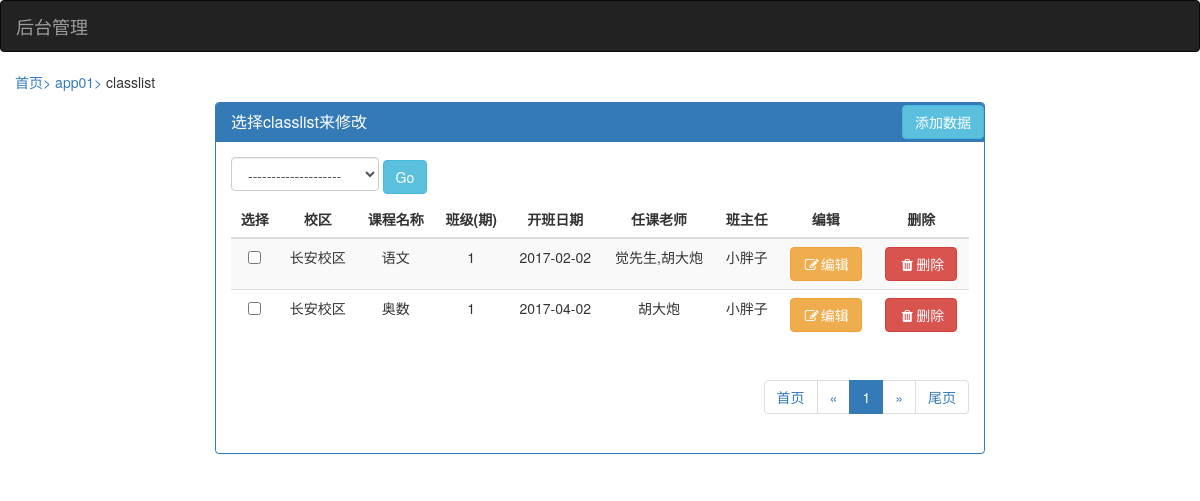
Screenshot of /stark/app01/classlist/ with the database file from the repository.
### app01/models.py (models this page shows)
class School(models.Model):
    title = models.CharField(max_length=32)
    def __str__(self):
        return self.title

class Course(models.Model):
    name = models.CharField(verbose_name='课程名称', max_length=32)
    def __str__(self):
        return self.name

class UserInfo(models.Model):
    name = models.CharField(verbose_name='员工姓名', max_length=16)
    gender = models.IntegerField(choices=((1, "男"), (2, "女")))
    email = models.EmailField(verbose_name='邮箱', max_length=64)
    depart = models.ForeignKey(verbose_name='部门', to="Department", to_field="code")
    user = models.OneToOneField(User)
    def __str__(self):
        return self.name

### stark/service/sites.py (the view, shortened to what this page needs)
    def view_list(self, request):
        model_name = self.model_name
        app_name = self.app_name
        err_msg = ""
        all_data = self.model.objects.all()  # 所有的数据
        search_obj = self.get_search_conditions(request)
        filter_obj = self.get_filter_conditions(request)
        all_data = all_data.filter(search_obj).filter(filter_obj)
        show_list = ShowList(self, request, all_data)
        add_url = self.get_add_url()  # 添加按钮使用的url
        list_url = self.get_list_url()  # filter中all的url
        condition = request.GET.get("condition", "")
        return render(request, "stark/view_list.html", locals())  # 这里我们把ShowList这个类的对象show_list传到模板去渲染

### app01/stark.py (called while the page is built)
    def display_start_data(self, obj=None, is_header=False):
        if is_header:
            return "开班日期"
        return obj.start_date.strftime("%Y-%m-%d")

### stark/service/sites.py (called while the page is built, shortened)
    def get_header(self):
        head_list = []
        for field in self.config_obj.new_list_display():
            if callable(field):  # 如果是函数，就执行，而且是表头，传参is_header=True
                val = field(self.config_obj, is_header=True)
            else:
                if field == "__str__":
                    val = self.config_obj.model_name.upper()
                else:
                    if hasattr(self.config_obj.model, field):
                        field_obj = self.config_obj.model._meta.get_field(field)
                        val = field_obj.verbose_name
                    else:
                        val = field
            head_list.append(val)
        return head_list

    def get_new_action(self):
        new_action = [{"text": self.config_obj.patch_delete.desc, "name": self.config_obj.patch_delete.__name__}]
        for action in self.config_obj.actions:
            new_action.append({"text": action.desc, "name": action.__name__})
        return new_action

    def get_list_filter_links(self):
        list_filter_links = {}
        return list_filter_links

    def get_list_url(self):
        _url = reverse("{}_{}_list".format(self.app_name, self.model_name))
        return _url

    def get_add_url(self):
        _url = reverse("{}_{}_add".format(self.app_name, self.model_name))
        return _url

    def get_change_url(self, obj):
        _url = reverse("{}_{}_change".format(self.app_name, self.model_name), args=(obj.pk, ))
        return _url

    def edit(self, obj=None, is_header=False):
        if is_header:
            return "编辑"
        return mark_safe("<a href='{}' class='btn btn-warning'>"
                         "<i class='fa fa-pencil-square-o fa-fw' aria-hidden='true'></i>编辑</a>"
                         .format(self.get_change_url(obj)))

    def del_view(self, obj=None, is_header=False):
        if is_header:
            return "删除"
        return mark_safe("<button class='btn btn-danger del_btn' del_id='{}' type='button'>"
                         "<i class='fa fa-trash fa-fw' aria-hidden='true'></i>删除</button>".format(obj.pk))

    def checkbox(self, obj=None, is_header=False):
        if is_header:
            return "选择"
        return mark_safe("<input type='checkbox' value='{}' name='pk_list'>".format(obj.pk))

### stark/utils/mypage.py (called while the page is built)
    @property
    def end(self):
        return self.page_end_num

### stark/templates/stark/view_list.html (shortened to what this page needs)
{% extends "stark/base.html" %}
{% block main_content %}
    <div class="col-md-8">
                    <div class="panel panel-primary">
                        <div class="panel-heading">
                            <h3 class="panel-title">选择{{ model_name }}来修改</h3>
                            <div class="add-btn">
                                <a href="{{ add_url }}" class="btn btn-info">添加数据</a>
                            </div>
                        </div>
                        <div class="panel-body">
                            <form action="" method="post">
                                <div style="margin-bottom: 7px">
                                    <select class="form-control" style="width: 20%;display: inline-block" name="action">
                                        <option>--------------------</option>
                                    </select>
                                    <button class="btn btn-info" type="submit">Go</button>
                                </div>
                                <div class="table-responsive">
                                    <table class="table table-striped text-center">
                                        <thead>
                                        <tr>
                                            {% for head in show_list.get_header %}
                                                <th class="text-center">{{ head }}</th>
                                            {% endfor %}
                                        </tr>
                                        </thead>
                                        <tbody>
                                        {% for data in show_list.get_body %}
                                            <tr>
                                                {% for field in data %}
                                                    <td>{{ field }}</td>
                                                {% endfor %}
                                            </tr>
                                        {% endfor %}
                                        </tbody>
                                    </table>
                                </div>
                            </form>
                            <div class="pull-right">
                                {{ show_list.page_html|safe }}
                            </div>
                        </div>
                    </div>
                </div>
    <div class="col-md-2">
                </div>
{% endblock%}

### stark/templates/stark/base.html (shortened to what this page needs)
<!DOCTYPE html>
<html lang="en">
<head>
    <link rel="stylesheet" href="/static/plugins/bootstrap-3.3.7/css/bootstrap.min.css">
    <link rel="stylesheet" href="/static/plugins/font-awesome-4.7.0/css/font-awesome.min.css">
    <link rel="stylesheet" href="/static/css/admin_demo.css">
    <link rel="stylesheet" href="/static/plugins/bootstrap-sweetalert-master/dist/sweetalert.css">
</head>
<body style="padding-bottom: 70px">
<nav class="navbar  navbar-inverse">
    <div class="container-fluid">
        <div class="navbar-header">
            <a class="navbar-brand" href="#">后台管理</a>
        </div>
    </div>
</nav>
<div class="container-fluid">
    <div class="row" style="margin-bottom: 10px;">
        <div class="col-md-8">
            <div>
                <a href="">首页></a>
                <a href="">{{ app_name }}></a>
                <span>{{ model_name }}</span>
            </div>
        </div>
    </div>
    <div class="row">
        <div class="col-md-2">
        </div>
        <div class="main_content">
            {% block main_content %}
            {% endblock main_content %}
        </div>
    </div>
</div>
</body>
</html>

### stark/static/css/admin_demo.css (style rules this page uses)
.add-btn { position: absolute; right: 16px; top: 3px; }

### rows the page displays
School: title "长安校区", data "1" "2017-02-02" "觉先生,胡大炮" "编辑" "删除" "1" "2017-04-02" "编辑" "删除"
Course: name "语文"
UserInfo: name "小胖子"
Course: name "奥数"
UserInfo: data "胡大炮"

### other values shown
{{ app_name }} "app01"
{{ model_name }} "classlist"
{{ head }} "选择" "校区" "课程名称" "班级(期)" "开班日期" "任课老师" "班主任" "编辑" "删除"
{{ show_list.page_html|safe }} "首页 « 1 » 尾页"
